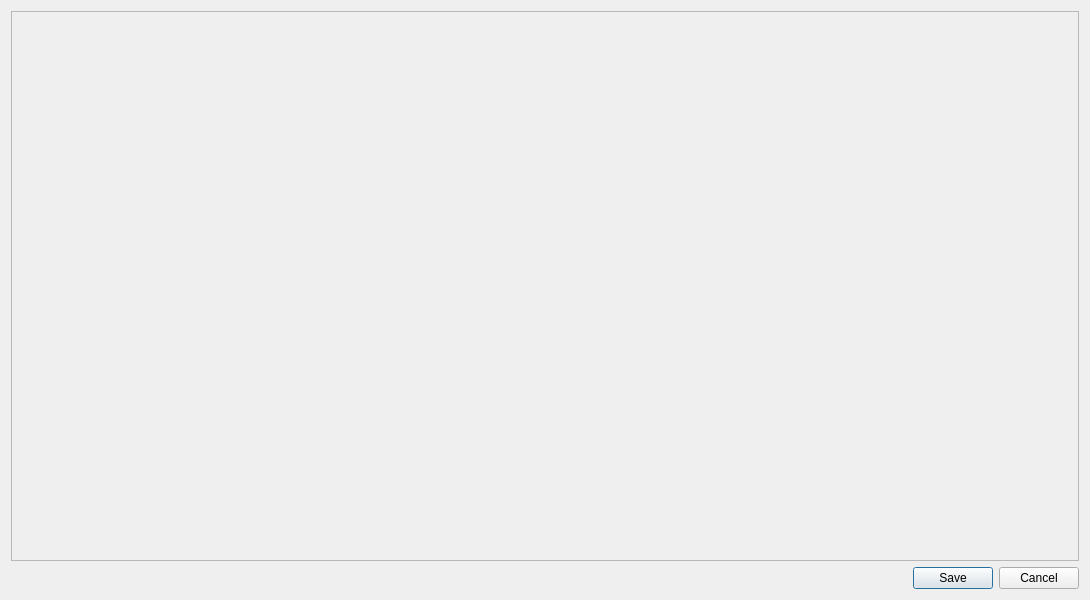
<?xml version="1.0" encoding="UTF-8"?>
<ui version="4.0">
 <class>Test3Dialog</class>
 <widget class="QDialog" name="Test3Dialog">
  <property name="geometry">
   <rect>
    <x>0</x>
    <y>0</y>
    <width>1090</width>
    <height>600</height>
   </rect>
  </property>
  <property name="windowTitle">
   <string>Інформаційно-Оцінка рівня сформованості мотиваційного компонента</string>
  </property>
  <layout class="QVBoxLayout" name="verticalLayout">
   <item>
    <widget class="QScrollArea" name="scrollArea">
     <property name="verticalScrollBarPolicy">
      <enum>Qt::ScrollBarAsNeeded</enum>
     </property>
     <property name="horizontalScrollBarPolicy">
      <enum>Qt::ScrollBarAsNeeded</enum>
     </property>
     <property name="widgetResizable">
      <bool>true</bool>
     </property>
     <widget class="QWidget" name="scrollAreaWidgetContents">
      <property name="geometry">
       <rect>
        <x>0</x>
        <y>0</y>
        <width>1070</width>
        <height>551</height>
       </rect>
      </property>
     </widget>
    </widget>
   </item>
   <item>
    <widget class="QDialogButtonBox" name="buttonBox">
     <property name="orientation">
      <enum>Qt::Horizontal</enum>
     </property>
     <property name="standardButtons">
      <set>QDialogButtonBox::Cancel|QDialogButtonBox::Save</set>
     </property>
    </widget>
   </item>
  </layout>
 </widget>
 <resources/>
 <connections>
  <connection>
   <sender>buttonBox</sender>
   <signal>accepted()</signal>
   <receiver>Test3Dialog</receiver>
   <slot>accept()</slot>
   <hints>
    <hint type="sourcelabel">
     <x>248</x>
     <y>254</y>
    </hint>
    <hint type="destinationlabel">
     <x>157</x>
     <y>274</y>
    </hint>
   </hints>
  </connection>
  <connection>
   <sender>buttonBox</sender>
   <signal>rejected()</signal>
   <receiver>Test3Dialog</receiver>
   <slot>reject()</slot>
   <hints>
    <hint type="sourcelabel">
     <x>316</x>
     <y>260</y>
    </hint>
    <hint type="destinationlabel">
     <x>286</x>
     <y>274</y>
    </hint>
   </hints>
  </connection>
 </connections>
</ui>
